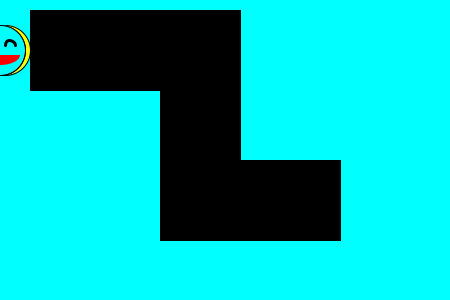
Frame 1 (no input)
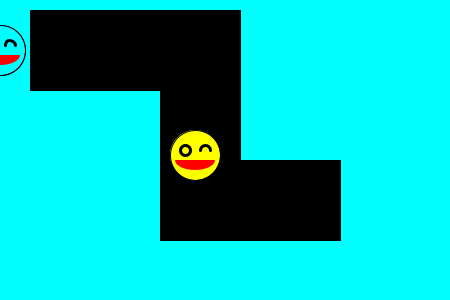
Frame 60 (the mouse pressed at the canvas centre just before this capture)
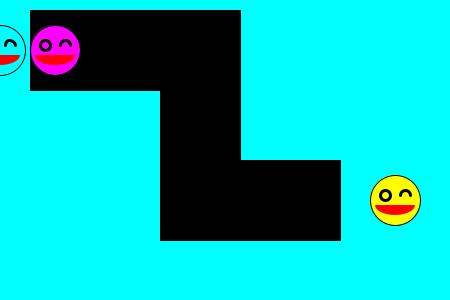
Frame 120 (the mouse held since frame 60 and released just before this capture)

The Processing sketch that drew these frames (run headless with seeded random() and noise(); from frame 60 on, the mouse is pressed at the canvas centre):

// Processing sketch: hit_the_wall
// ── hit_the_wall.pde
float a1, b1, vx1, vy1;
float a2, b2, vx2, vy2;
float a3, b3, vx3, vy3;
int oo1, oo2,oo3;
int frames = 0;  // 0.1 sec / frame

void setup() {
  size(450, 300);
  a1 = a2 = a3 = 0;
  b1 = b2 = b3 = 50;
  oo1 = 1;
  oo2 = 2;
  oo3 = 3;
  vx1 = 5;
  vy1 = vx2 = vy2 = vx3 = vy3 = 0; 
  frameRate(10);
}

void draw() {
  background(0, 255, 255);
  maze();
  frames++;
  if(frames == 40) {vx1 = 0; vy1 = 5;}//0-> 40 it take 4s
  else if (frames == 70){vx1 = 5; vy1 = 0;}
  else if (frames == 110){vx1 = 0; vy1 = 0;
                          vx2 = 5; vy2 = 0;}
  else if (frames == 150){vx2 = 0; vy2 = 5;}
  else if (frames == 180){vx2 = 5; vy2 = 0;}
  else if (frames == 220){vx2 = 0; vy2 = 0;}
  else if (frames > 300) exit();
  a1 += vx1; b1 += vy1;  a2 += vx2; b2 += vy2;  
  smile(a1,b1,oo1);
  smile(a2,b2,oo2);
  smile(a3,b3,oo3);
}

// ── eefe.pde
void smile(float x, float y, int op){
  // int op for color of smile 
  
  float d = 50;
  if(op == 0) fill(255); // white
  else if(op == 1) fill(255,255,0); // yellow
  else if(op == 2) fill(255,0,255); // violet
  else fill(0,255,255); // cyan
  circle(x,y,d);  // face
  strokeWeight(3);
  circle(x-0.2*d,y-0.1*d,0.2*d); // left eye
  noFill();
  arc(x+0.2*d,y-0.1*d,0.2*d,0.2*d,PI,2*PI); // right eye
  fill(255,0,0);
  noStroke();
  arc(x,y+0.1*d,0.8*d,0.4*d,0,PI); // mouse
  fill(255);    // return to default state
  strokeWeight(1); // return to default state
  stroke(0);
}

// ── grg.pde
void maze(){
  fill(0);
  rect(30,10,210,80);
  rect(160,90,80,150);
  rect(240,160,100,80);
}
